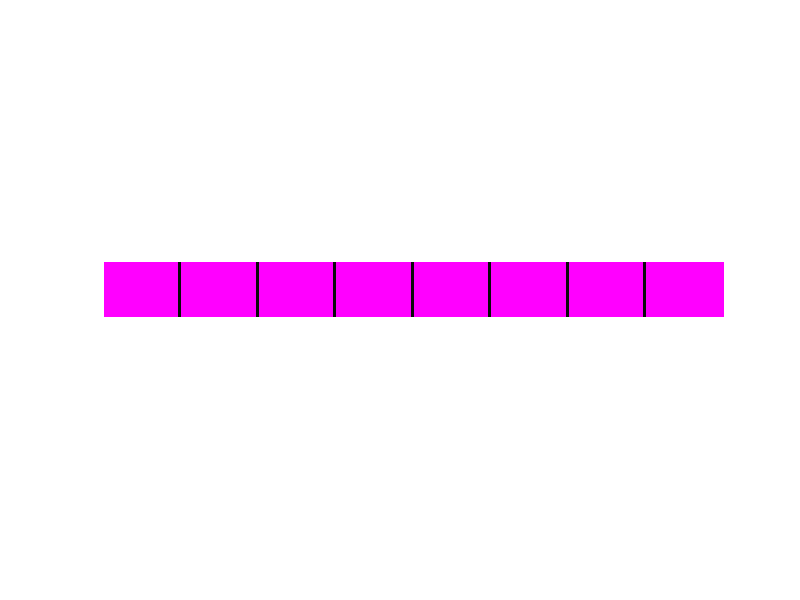

Source code (MATLAB):
clc
clear all
close all

img = zeros(50,560);
img = uint8(cat(3, img, img, img));

img(:,:, 3) = 255;

[r,c,d] = size(img);

filled = false(1, c);

secnum = 8;
sect = c/secnum;
sets = sect:sect:c-sect;

for j=1:size(sets,2)
    filled(sets(j)-2:sets(j)) = true;
    img(:, sets(j)-2:sets(j), 1:3) = 10;
end

for i=1:c-(size(sets,2)*3)
    notfilleda = find(filled == false);
    rndnum = notfilleda(randi([1 size(notfilleda, 2)]));
    filled(rndnum) = true;
    img(:, rndnum, 1) = 255;
    imshow(img);
end